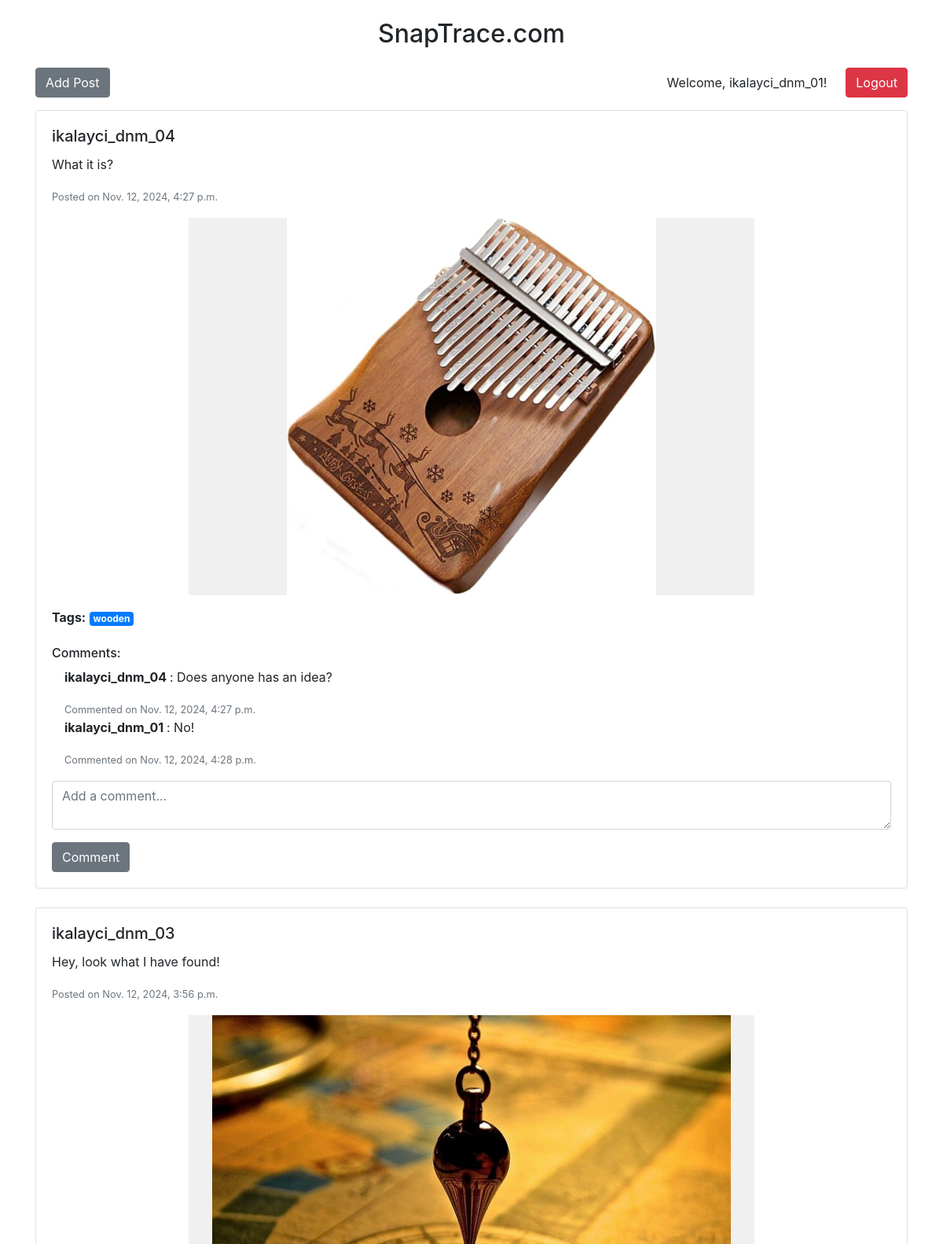
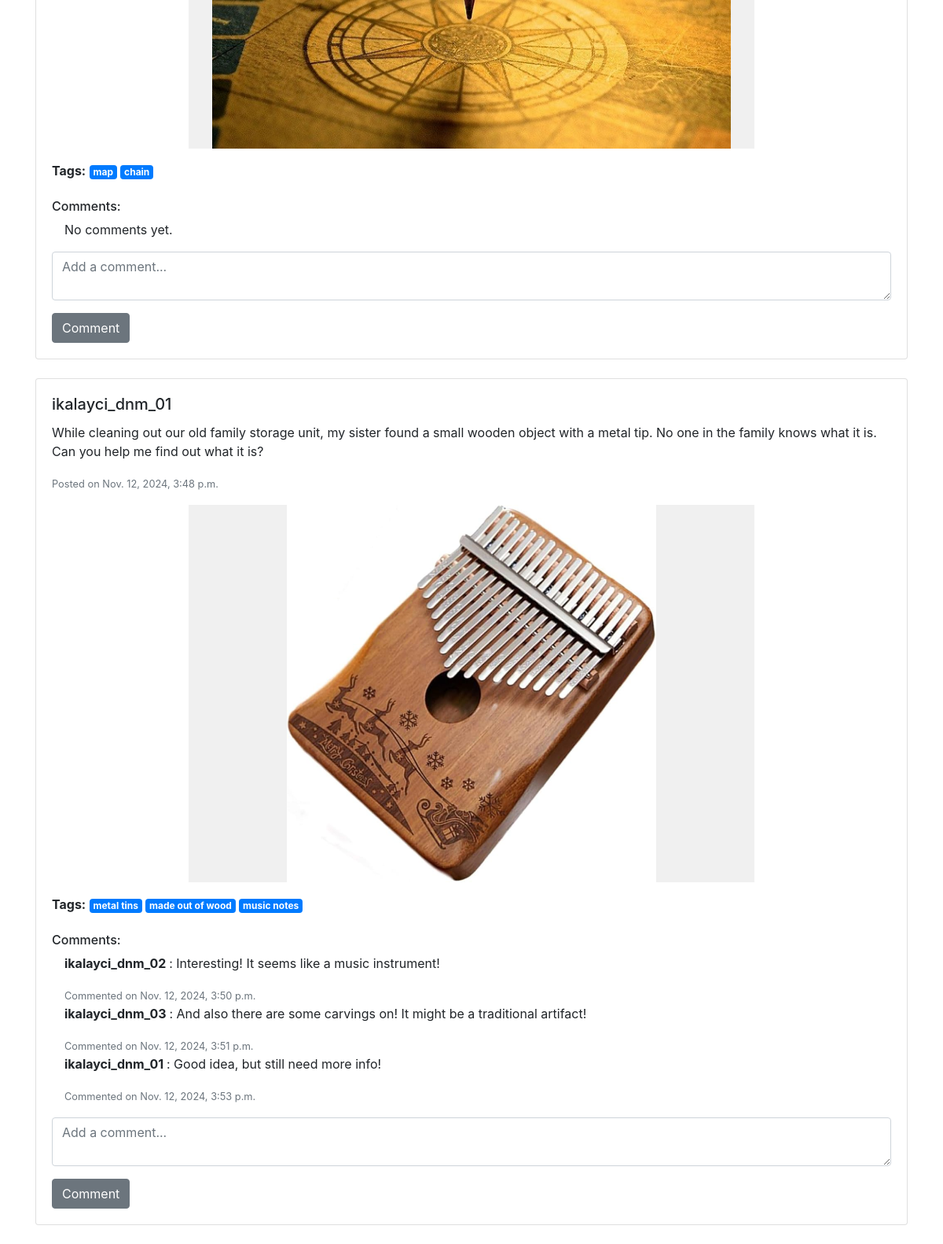
The page /posts/ (signed in) on the database its author committed (2 pictures, top to bottom).
### posts/models.py (models this page shows, shortened)
class Post(models.Model):
    user = models.ForeignKey(User, on_delete=models.CASCADE)
    content = models.TextField()
    image = models.ImageField(upload_to='uploads/')
    tags = models.ManyToManyField(Tag, blank=True)  # Many-to-many relationship for tags
    created_at = models.DateTimeField(auto_now_add=True)

class Tag(models.Model):
    name = models.CharField(max_length=30, unique=True)

class Comment(models.Model):
    post = models.ForeignKey(Post, related_name='comments', on_delete=models.CASCADE)
    user = models.ForeignKey(User, on_delete=models.SET_NULL, null=True, blank=True)
    content = models.TextField()
    created_at = models.DateTimeField(auto_now_add=True)

### posts/views.py (the view)
# urls.py: path('', include('posts.urls')),  # Set post_list as homepage if desired
def post_list(request):
    posts = Post.objects.all().order_by('-created_at')  # Order by newest first
    return render(request, 'posts/post_list.html', {'posts': posts})

### posts/templates/posts/post_list.html (shortened to what this page needs)
<!DOCTYPE html>
<html lang="en">
<head>
    <link rel="stylesheet" href="https://stackpath.bootstrapcdn.com/bootstrap/4.5.2/css/bootstrap.min.css">
</head>
<body class="container my-4">
<h2 class="text-center mb-4">SnapTrace.com</h2>
<div class="d-flex justify-content-between mb-3">
    <div>
        {% if user.is_authenticated %}
            <a href="{% url 'create_post' %}" class="btn btn-secondary">Add Post</a>
        {% endif %}
    </div>
    <div class="d-flex justify-content-end align-items-center">
        {% if user.is_authenticated %}
            <p class="mb-0 mr-3">Welcome, {{ user.username }}!</p>
            <a href="{% url 'logout' %}" class="btn btn-danger ml-2">Logout</a>
        {% else %}
            <a href="{% url 'login' %}" class="btn btn-secondary ml-2">Login</a>
            <a href="{% url 'register' %}" class="btn btn-secondary ml-2">Register</a>
        {% endif %}
    </div>
</div>
{% for post in posts %}
    <div class="card mb-4">
        <div class="card-body">
            <h5 class="card-title">{{ post.user.username }}</h5>
            <p class="card-text">{{ post.content }}</p>
            <small class="text-muted">Posted on {{ post.created_at }}</small>
            {% if post.image %}
            <div class="image-frame mt-3">
                <img src="{{ post.image.url }}" alt="Image for {{ post.content }}" class="img-fluid">
            </div>
            {% endif %}
            {% if post.tags.exists %}
                <p class="mt-3"><strong>Tags:</strong>
                    {% for tag in post.tags.all %}
                        <a href="{% url 'tag_detail' tag.name %}" class="badge badge-primary">{{ tag.name }}</a>
                    {% endfor %}
                </p>
            {% endif %}
            <h6 class="mt-4">Comments:</h6>
            {% for comment in post.comments.all %}
                <div class="ml-3">
                    <p>
                        <strong>
                            {% if comment.user %}
                                {{ comment.user.username }}
                            {% else %}
                                Anonymous
                            {% endif %}
                        </strong>: {{ comment.content }}
                    </p>
                    <small class="text-muted">Commented on {{ comment.created_at }}</small>
                </div>
            {% empty %}
                <p class="ml-3">No comments yet.</p>
            {% endfor %}
            <form action="{% url 'add_comment' post.id %}" method="post" class="mt-3">
                <div class="form-group">
                    <textarea name="content" rows="2" placeholder="Add a comment..." required class="form-control"></textarea>
                </div>
                <button type="submit" class="btn btn-secondary">Comment</button>
            </form>
        </div>
    </div>
{% empty %}
    <p>No posts yet. Be the first to <a href="{% url 'create_post' %}" class="btn btn-secondary">create one</a>!</p>
{% endfor %}
</body>
</html>

### posts/templates/posts/post_list.html (style rules this page uses)
.image-frame { width: 720px; height: 480px; overflow: hidden; position: relative; background-color: #f0f0f0; margin: 0 auto; }
.image-frame img { width: 100%; height: 100%; object-fit: contain; object-position: center; }

### rows shown on the page
Post: user.username "ikalayci_dnm_04", content "What it is?", created_at "Nov. 12, 2024, 4:27 p.m.", image (picture)
Tag: name "wooden"
Comment: user.username "ikalayci_dnm_04", content "Does anyone has an idea?", created_at "Nov. 12, 2024, 4:27 p.m."
Comment: user.username "ikalayci_dnm_01", content "No!", created_at "Nov. 12, 2024, 4:28 p.m."
Post: user.username "ikalayci_dnm_03", content "Hey, look what I have found!", created_at "Nov. 12, 2024, 3:56 p.m.", image (picture)
Tag: name "map"
Tag: name "chain"
Post: user.username "ikalayci_dnm_01", content "While cleaning out our old family storage unit, my sister found a small wooden object with a metal tip. No one in the family knows what it is. Can you help me find out what it is?", created_at "Nov. 12, 2024, 3:48 p.m.", image (picture)
Tag: name "metal tins"
Tag: name "made out of wood"
Tag: name "music notes"
Comment: user.username "ikalayci_dnm_02", content "Interesting! It seems like a music instrument!", created_at "Nov. 12, 2024, 3:50 p.m."
Comment: user.username "ikalayci_dnm_03", content "And also there are some carvings on! It might be a traditional artifact!", created_at "Nov. 12, 2024, 3:51 p.m."
Comment: user.username "ikalayci_dnm_01", content "Good idea, but still need more info!", created_at "Nov. 12, 2024, 3:53 p.m."

### other values the page prints
{{ user.username }} "ikalayci_dnm_01"
